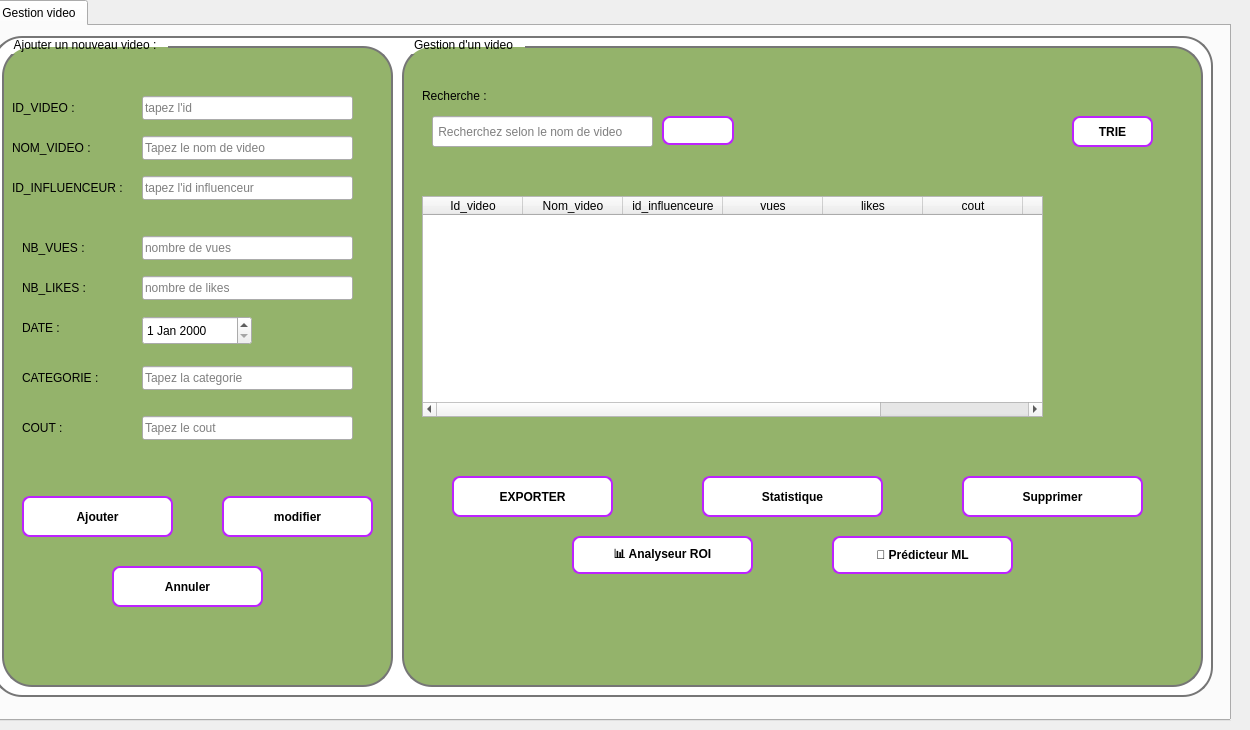
        <widget class="QWidget" name="page_3">
         <widget class="QTabWidget" name="tabWidget_7">
          <property name="geometry">
           <rect>
            <x>-10</x>
            <y>0</y>
            <width>1241</width>
            <height>721</height>
           </rect>
          </property>
          <property name="styleSheet">
           <string notr="true">color: rgb(0, 0, 0);
</string>
          </property>
          <property name="currentIndex">
           <number>0</number>
          </property>
          <widget class="QWidget" name="tab_17">
           <attribute name="title">
            <string>Gestion video</string>
           </attribute>
           <widget class="QGroupBox" name="groupBox_22">
            <property name="geometry">
             <rect>
              <x>0</x>
              <y>0</y>
              <width>1221</width>
              <height>671</height>
             </rect>
            </property>
            <property name="styleSheet">
             <string notr="true">QGroupBox {  /* new soft pink background */ border: 2px solid #bd22ff; /* purple border */ border-radius: 30px; margin-top: 10px; padding: 10px; border-color: rgb(118, 118, 118);
	background-color: rgb(255, 255, 255);
 } QGroupBox::title { subcontrol-origin: margin; subcontrol-position: top left; padding: 2px 10px; color: #bd22ff; /* purple title text */ font-weight: bold; }
</string>
            </property>
            <property name="title">
             <string/>
            </property>
            <widget class="QGroupBox" name="groupBox_36">
             <property name="geometry">
              <rect>
               <x>10</x>
               <y>10</y>
               <width>391</width>
               <height>651</height>
              </rect>
             </property>
             <property name="styleSheet">
              <string notr="true">QGroupBox {
    background-color: rgb(148, 179, 107);
    border-radius: 30px;
    margin-top: 10px;
    padding: 10px;

}
QGroupBox::title {
    subcontrol-origin: margin;
    subcontrol-position: top left;
    padding: 2px 10px;
    color: black; 
    font-weight: bold;
}</string>
             </property>
             <property name="title">
              <string>Ajouter un nouveau video :</string>
             </property>
             <widget class="QPushButton" name="btnajout">
              <property name="geometry">
               <rect>
                <x>20</x>
                <y>460</y>
                <width>151</width>
                <height>41</height>
               </rect>
              </property>
              <property name="styleSheet">
               <string notr="true">QPushButton {
 background-color: white;
color: black;
font-weight: bold;
border: 2px solid #bd22ff;
border-radius: 8px;
}
QPushButton:hover {
background-color: white;
}
</string>
              </property>
              <property name="text">
               <string>Ajouter</string>
              </property>
              <property name="icon">
               <iconset theme="QIcon::ThemeIcon::DocumentSaveAs"/>
              </property>
             </widget>
             <widget class="QPushButton" name="btnannuler">
              <property name="geometry">
               <rect>
                <x>110</x>
                <y>530</y>
                <width>151</width>
                <height>41</height>
               </rect>
              </property>
              <property name="styleSheet">
               <string notr="true">QPushButton {
 background-color: white;
color: black;
font-weight: bold;
border: 2px solid #bd22ff;
border-radius: 8px;
}
QPushButton:hover {
background-color: white;
}
</string>
              </property>
              <property name="text">
               <string>Annuler</string>
              </property>
              <property name="icon">
               <iconset theme="QIcon::ThemeIcon::DocumentProperties"/>
              </property>
             </widget>
             <widget class="QLabel" name="label_55">
              <property name="geometry">
               <rect>
                <x>10</x>
                <y>100</y>
                <width>91</width>
                <height>24</height>
               </rect>
              </property>
              <property name="styleSheet">
               <string notr="true">
border:none;
background-color: rgb(148, 179, 107);
</string>
              </property>
              <property name="text">
               <string>NOM_VIDEO :</string>
              </property>
             </widget>
             <widget class="QLabel" name="label_56">
              <property name="geometry">
               <rect>
                <x>10</x>
                <y>140</y>
                <width>121</width>
                <height>24</height>
               </rect>
              </property>
              <property name="styleSheet">
               <string notr="true">
border:none;
background-color: rgb(148, 179, 107);
</string>
              </property>
              <property name="text">
               <string>ID_INFLUENCEUR :</string>
              </property>
             </widget>
             <widget class="QLabel" name="label_57">
              <property name="geometry">
               <rect>
                <x>20</x>
                <y>200</y>
                <width>145</width>
                <height>24</height>
               </rect>
              </property>
              <property name="styleSheet">
               <string notr="true">
border:none;
background-color: rgb(148, 179, 107);
</string>
              </property>
              <property name="text">
               <string>NB_VUES :</string>
              </property>
             </widget>
             <widget class="QLabel" name="label_58">
              <property name="geometry">
               <rect>
                <x>20</x>
                <y>240</y>
                <width>90</width>
                <height>24</height>
               </rect>
              </property>
              <property name="styleSheet">
               <string notr="true">
border:none;
background-color: rgb(148, 179, 107);
</string>
              </property>
              <property name="text">
               <string>NB_LIKES :</string>
              </property>
             </widget>
             <widget class="QLabel" name="label_59">
              <property name="geometry">
               <rect>
                <x>20</x>
                <y>280</y>
                <width>117</width>
                <height>24</height>
               </rect>
              </property>
              <property name="styleSheet">
               <string notr="true">
border:none;
background-color: rgb(148, 179, 107);
</string>
              </property>
              <property name="text">
               <string>DATE :</string>
              </property>
             </widget>
             <widget class="QLineEdit" name="idvid">
              <property name="geometry">
               <rect>
                <x>140</x>
                <y>60</y>
                <width>211</width>
                <height>24</height>
               </rect>
              </property>
              <property name="toolTip">
               <string>&lt;html&gt;&lt;head/&gt;&lt;body&gt;&lt;p&gt;&lt;br/&gt;&lt;/p&gt;&lt;p&gt;&lt;br/&gt;&lt;/p&gt;&lt;/body&gt;&lt;/html&gt;</string>
              </property>
              <property name="whatsThis">
               <string>&lt;html&gt;&lt;head/&gt;&lt;body&gt;&lt;p&gt;&lt;br/&gt;&lt;/p&gt;&lt;/body&gt;&lt;/html&gt;</string>
              </property>
              <property name="styleSheet">
               <string notr="true">color: rgb(0, 0, 0);
</string>
              </property>
              <property name="text">
               <string/>
              </property>
              <property name="placeholderText">
               <string>tapez l'id</string>
              </property>
             </widget>
             <widget class="QLineEdit" name="nomvid">
              <property name="geometry">
               <rect>
                <x>140</x>
                <y>100</y>
                <width>211</width>
                <height>24</height>
               </rect>
              </property>
              <property name="whatsThis">
               <string notr="true"/>
              </property>
              <property name="styleSheet">
               <string notr="true">color: rgb(0, 0, 0);
</string>
              </property>
              <property name="text">
               <string/>
              </property>
              <property name="placeholderText">
               <string>Tapez le nom de video</string>
              </property>
             </widget>
             <widget class="QLineEdit" name="idinflu">
              <property name="geometry">
               <rect>
                <x>140</x>
                <y>140</y>
                <width>211</width>
                <height>24</height>
               </rect>
              </property>
              <property name="styleSheet">
               <string notr="true">color: rgb(0, 0, 0);
</string>
              </property>
              <property name="text">
               <string/>
              </property>
              <property name="placeholderText">
               <string>tapez l'id influenceur</string>
              </property>
             </widget>
             <widget class="QLabel" name="label_60">
              <property name="geometry">
               <rect>
                <x>10</x>
                <y>60</y>
                <width>91</width>
                <height>24</height>
               </rect>
              </property>
              <property name="styleSheet">
               <string notr="true">
border:none;
background-color: rgb(148, 179, 107);
</string>
              </property>
              <property name="text">
               <string>ID_VIDEO :</string>
              </property>
             </widget>
             <widget class="QLineEdit" name="nbvus">
              <property name="geometry">
               <rect>
                <x>140</x>
                <y>200</y>
                <width>211</width>
                <height>24</height>
               </rect>
              </property>
              <property name="toolTip">
               <string>&lt;html&gt;&lt;head/&gt;&lt;body&gt;&lt;p&gt;&lt;br/&gt;&lt;/p&gt;&lt;p&gt;&lt;br/&gt;&lt;/p&gt;&lt;/body&gt;&lt;/html&gt;</string>
              </property>
              <property name="whatsThis">
               <string>&lt;html&gt;&lt;head/&gt;&lt;body&gt;&lt;p&gt;&lt;br/&gt;&lt;/p&gt;&lt;/body&gt;&lt;/html&gt;</string>
              </property>
              <property name="styleSheet">
               <string notr="true">color: rgb(0, 0, 0);
</string>
              </property>
              <property name="text">
               <string/>
              </property>
              <property name="placeholderText">
               <string>nombre de vues</string>
              </property>
             </widget>
             <widget class="QLineEdit" name="nblikes">
              <property name="geometry">
               <rect>
                <x>140</x>
                <y>240</y>
                <width>211</width>
                <height>24</height>
               </rect>
              </property>
              <property name="toolTip">
               <string>&lt;html&gt;&lt;head/&gt;&lt;body&gt;&lt;p&gt;&lt;br/&gt;&lt;/p&gt;&lt;p&gt;&lt;br/&gt;&lt;/p&gt;&lt;/body&gt;&lt;/html&gt;</string>
              </property>
              <property name="whatsThis">
               <string>&lt;html&gt;&lt;head/&gt;&lt;body&gt;&lt;p&gt;&lt;br/&gt;&lt;/p&gt;&lt;/body&gt;&lt;/html&gt;</string>
              </property>
              <property name="styleSheet">
               <string notr="true">color: rgb(0, 0, 0);
</string>
              </property>
              <property name="text">
               <string/>
              </property>
              <property name="placeholderText">
               <string>nombre de likes</string>
              </property>
             </widget>
             <widget class="QDateEdit" name="date">
              <property name="geometry">
               <rect>
                <x>140</x>
                <y>280</y>
                <width>110</width>
                <height>29</height>
               </rect>
              </property>
              <property name="styleSheet">
               <string notr="true">color: rgb(0, 0, 0);</string>
              </property>
             </widget>
             <widget class="QLineEdit" name="categ">
              <property name="geometry">
               <rect>
                <x>140</x>
                <y>330</y>
                <width>211</width>
                <height>24</height>
               </rect>
              </property>
              <property name="toolTip">
               <string>&lt;html&gt;&lt;head/&gt;&lt;body&gt;&lt;p&gt;&lt;br/&gt;&lt;/p&gt;&lt;p&gt;&lt;br/&gt;&lt;/p&gt;&lt;/body&gt;&lt;/html&gt;</string>
              </property>
              <property name="whatsThis">
               <string>&lt;html&gt;&lt;head/&gt;&lt;body&gt;&lt;p&gt;&lt;br/&gt;&lt;/p&gt;&lt;/body&gt;&lt;/html&gt;</string>
              </property>
              <property name="styleSheet">
               <string notr="true">color: rgb(0, 0, 0);
</string>
              </property>
              <property name="text">
               <string/>
              </property>
              <property name="placeholderText">
               <string>Tapez la categorie</string>
              </property>
             </widget>
             <widget class="QLabel" name="label_61">
              <property name="geometry">
               <rect>
                <x>20</x>
                <y>330</y>
                <width>117</width>
                <height>24</height>
               </rect>
              </property>
              <property name="styleSheet">
               <string notr="true">
border:none;
background-color: rgb(148, 179, 107);
</string>
              </property>
              <property name="text">
               <string>CATEGORIE :</string>
              </property>
             </widget>
             <widget class="QPushButton" name="btnmod">
              <property name="geometry">
               <rect>
                <x>220</x>
                <y>460</y>
                <width>151</width>
                <height>41</height>
               </rect>
              </property>
              <property name="styleSheet">
               <string notr="true">QPushButton {
 background-color: white;
color: black;
font-weight: bold;
border: 2px solid #bd22ff;
border-radius: 8px;
}
QPushButton:hover {
background-color: white;
}
</string>
              </property>
              <property name="text">
               <string>modifier</string>
              </property>
              <property name="icon">
               <iconset theme="QIcon::ThemeIcon::DocumentProperties"/>
              </property>
             </widget>
             <widget class="QLineEdit" name="cout">
              <property name="geometry">
               <rect>
                <x>140</x>
                <y>380</y>
                <width>211</width>
                <height>24</height>
               </rect>
              </property>
              <property name="toolTip">
               <string>&lt;html&gt;&lt;head/&gt;&lt;body&gt;&lt;p&gt;&lt;br/&gt;&lt;/p&gt;&lt;p&gt;&lt;br/&gt;&lt;/p&gt;&lt;/body&gt;&lt;/html&gt;</string>
              </property>
              <property name="whatsThis">
               <string>&lt;html&gt;&lt;head/&gt;&lt;body&gt;&lt;p&gt;&lt;br/&gt;&lt;/p&gt;&lt;/body&gt;&lt;/html&gt;</string>
              </property>
              <property name="styleSheet">
               <string notr="true">color: rgb(0, 0, 0);
</string>
              </property>
              <property name="text">
               <string/>
              </property>
              <property name="placeholderText">
               <string>Tapez le cout</string>
              </property>
             </widget>
             <widget class="QLabel" name="label_66">
              <property name="geometry">
               <rect>
                <x>20</x>
                <y>380</y>
                <width>117</width>
                <height>24</height>
               </rect>
              </property>
              <property name="styleSheet">
               <string notr="true">
border:none;
background-color: rgb(148, 179, 107);
</string>
              </property>
              <property name="text">
               <string>COUT :</string>
              </property>
             </widget>
            </widget>
            <widget class="QGroupBox" name="groupBox_37">
             <property name="geometry">
              <rect>
               <x>410</x>
               <y>10</y>
               <width>801</width>
               <height>651</height>
              </rect>
             </property>
             <property name="styleSheet">
              <string notr="true">QGroupBox {
    background-color: rgb(148, 179, 107); /* new soft pink background, a bit purple border */
    border-radius: 30px;
    margin-top: 10px;
    padding: 10px;
}
QGroupBox::title {
    subcontrol-origin: margin;
    subcontrol-position: top left;
    padding: 2px 10px;
    color: black; 
    font-weight: bold;
}</string>
             </property>
             <property name="title">
              <string>Gestion d'un video</string>
             </property>
             <widget class="QLineEdit" name="lineedit_recherche">
              <property name="geometry">
               <rect>
                <x>30</x>
                <y>80</y>
                <width>221</width>
                <height>31</height>
               </rect>
              </property>
              <property name="toolTip">
               <string>&lt;html&gt;&lt;head/&gt;&lt;body&gt;&lt;p&gt;&lt;br/&gt;&lt;/p&gt;&lt;p&gt;&lt;br/&gt;&lt;/p&gt;&lt;/body&gt;&lt;/html&gt;</string>
              </property>
              <property name="whatsThis">
               <string>&lt;html&gt;&lt;head/&gt;&lt;body&gt;&lt;p&gt;&lt;br/&gt;&lt;/p&gt;&lt;/body&gt;&lt;/html&gt;</string>
              </property>
              <property name="styleSheet">
               <string notr="true">color: rgb(0, 0, 0);
</string>
              </property>
              <property name="text">
               <string/>
              </property>
              <property name="placeholderText">
               <string> Recherchez selon le nom de video</string>
              </property>
             </widget>
             <widget class="QPushButton" name="btnrecherche">
              <property name="geometry">
               <rect>
                <x>260</x>
                <y>80</y>
                <width>72</width>
                <height>29</height>
               </rect>
              </property>
              <property name="styleSheet">
               <string notr="true">QPushButton {
 background-color: white;
color: black;
font-weight: bold;
border: 2px solid #bd22ff;
border-radius: 8px;
}
QPushButton:hover {
background-color: white;
}
</string>
              </property>
              <property name="text">
               <string/>
              </property>
              <property name="icon">
               <iconset theme="QIcon::ThemeIcon::EditFind"/>
              </property>
             </widget>
             <widget class="QPushButton" name="btntri">
              <property name="geometry">
               <rect>
                <x>670</x>
                <y>80</y>
                <width>81</width>
                <height>31</height>
               </rect>
              </property>
              <property name="styleSheet">
               <string notr="true">QPushButton {
 background-color: white;
color: black;
font-weight: bold;
border: 2px solid #bd22ff;
border-radius: 8px;
}
QPushButton:hover {
background-color: white;
}
</string>
              </property>
              <property name="text">
               <string>TRIE</string>
              </property>
              <property name="icon">
               <iconset theme="QIcon::ThemeIcon::GoUp">
                <normaloff>../../../../../../9027119_sort_descending_thin_icon.png</normaloff>../../../../../../9027119_sort_descending_thin_icon.png</iconset>
              </property>
             </widget>
             <widget class="QPushButton" name="pushButton_73">
              <property name="geometry">
               <rect>
                <x>50</x>
                <y>440</y>
                <width>161</width>
                <height>41</height>
               </rect>
              </property>
              <property name="styleSheet">
               <string notr="true">QPushButton {
 background-color: white;
color: black;
font-weight: bold;
border: 2px solid #bd22ff;
border-radius: 8px;
}
QPushButton:hover {
background-color: white;
}
</string>
              </property>
              <property name="text">
               <string>EXPORTER</string>
              </property>
              <property name="icon">
               <iconset theme="QIcon::ThemeIcon::SystemLogOut"/>
              </property>
             </widget>
             <widget class="QPushButton" name="btnsupp">
              <property name="geometry">
               <rect>
                <x>560</x>
                <y>440</y>
                <width>181</width>
                <height>41</height>
               </rect>
              </property>
              <property name="styleSheet">
               <string notr="true">QPushButton {
 background-color: white;
color: black;
font-weight: bold;
border: 2px solid #bd22ff;
border-radius: 8px;
}
QPushButton:hover {
background-color: white;
}
</string>
              </property>
              <property name="text">
               <string>Supprimer</string>
              </property>
              <property name="icon">
               <iconset theme="QIcon::ThemeIcon::EditDelete">
                <normaloff>../../../../../../statistique.png</normaloff>../../../../../../statistique.png</iconset>
              </property>
             </widget>
             <widget class="QPushButton" name="pushButton_75">
              <property name="geometry">
               <rect>
                <x>300</x>
                <y>440</y>
                <width>181</width>
                <height>41</height>
               </rect>
              </property>
              <property name="styleSheet">
               <string notr="true">QPushButton {
 background-color: white;
color: black;
font-weight: bold;
border: 2px solid #bd22ff;
border-radius: 8px;
}
QPushButton:hover {
background-color: white;
}
</string>
              </property>
              <property name="text">
               <string>Statistique</string>
              </property>
              <property name="icon">
               <iconset theme="start-here"/>
              </property>
             </widget>
             <widget class="QPushButton" name="btn_roi">
              <property name="geometry">
               <rect>
                <x>170</x>
                <y>500</y>
                <width>181</width>
                <height>38</height>
               </rect>
              </property>
              <property name="styleSheet">
               <string notr="true">QPushButton {
 background-color: white;
color: black;
font-weight: bold;
border: 2px solid #bd22ff;
border-radius: 8px;
}
QPushButton:hover {
background-color: white;
}
</string>
              </property>
              <property name="text">
               <string>📊 Analyseur ROI</string>
              </property>
              <property name="icon">
               <iconset theme="QIcon::ThemeIcon::DocumentProperties"/>
              </property>
             </widget>
             <widget class="QPushButton" name="btn_predicteur">
              <property name="geometry">
               <rect>
                <x>430</x>
                <y>500</y>
                <width>181</width>
                <height>38</height>
               </rect>
              </property>
              <property name="styleSheet">
               <string notr="true">QPushButton {
 background-color: white;
color: black;
font-weight: bold;
border: 2px solid #bd22ff;
border-radius: 8px;
}
QPushButton:hover {
background-color: white;
}
</string>
              </property>
              <property name="text">
               <string>🤖 Prédicteur ML</string>
              </property>
              <property name="icon">
               <iconset theme="QIcon::ThemeIcon::SystemSearch"/>
              </property>
             </widget>
             <widget class="QLabel" name="label_67">
              <property name="geometry">
               <rect>
                <x>20</x>
                <y>50</y>
                <width>181</width>
                <height>20</height>
               </rect>
              </property>
              <property name="styleSheet">
               <string notr="true">
color: rgb(0, 0, 0);
background-color: rgb(148, 179, 107);</string>
              </property>
              <property name="text">
               <string>Recherche :</string>
              </property>
             </widget>
             <widget class="QTableWidget" name="tab1">
              <property name="geometry">
               <rect>
                <x>20</x>
                <y>160</y>
                <width>621</width>
                <height>221</height>
               </rect>
              </property>
              <property name="styleSheet">
               <string notr="true">color: rgb(0, 0, 0);</string>
              </property>
              <column>
               <property name="text">
                <string>Id_video</string>
               </property>
              </column>
              <column>
               <property name="text">
                <string>Nom_video</string>
               </property>
              </column>
              <column>
               <property name="text">
                <string>id_influenceure</string>
               </property>
              </column>
              <column>
               <property name="text">
                <string>vues</string>
               </property>
              </column>
              <column>
               <property name="text">
                <string>likes</string>
               </property>
              </column>
              <column>
               <property name="text">
                <string>cout</string>
               </property>
              </column>
              <column>
               <property name="text">
                <string>date</string>
               </property>
              </column>
              <column>
               <property name="text">
                <string>categorie</string>
               </property>
              </column>
             </widget>
            </widget>
           </widget>
          </widget>
         </widget>
        </widget>
